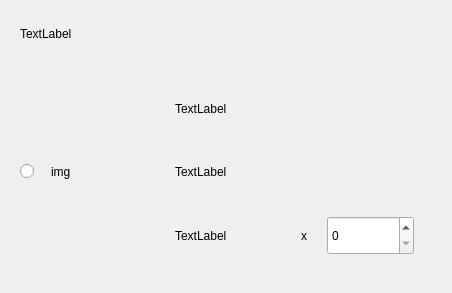
<?xml version="1.0" encoding="UTF-8"?>
<ui version="4.0">
 <class>ChartItem</class>
 <widget class="QWidget" name="ChartItem">
  <property name="geometry">
   <rect>
    <x>0</x>
    <y>0</y>
    <width>450</width>
    <height>289</height>
   </rect>
  </property>
  <property name="sizePolicy">
   <sizepolicy hsizetype="Fixed" vsizetype="Fixed">
    <horstretch>0</horstretch>
    <verstretch>0</verstretch>
   </sizepolicy>
  </property>
  <property name="windowTitle">
   <string>Form</string>
  </property>
  <layout class="QVBoxLayout" name="verticalLayout_2">
   <item>
    <widget class="QWidget" name="widget" native="true">
     <property name="sizePolicy">
      <sizepolicy hsizetype="Fixed" vsizetype="Fixed">
       <horstretch>0</horstretch>
       <verstretch>0</verstretch>
      </sizepolicy>
     </property>
     <property name="minimumSize">
      <size>
       <width>430</width>
       <height>45</height>
      </size>
     </property>
     <property name="maximumSize">
      <size>
       <width>430</width>
       <height>45</height>
      </size>
     </property>
     <layout class="QVBoxLayout" name="verticalLayout_5">
      <item>
       <widget class="QLabel" name="label_seller">
        <property name="text">
         <string>TextLabel</string>
        </property>
       </widget>
      </item>
     </layout>
    </widget>
   </item>
   <item>
    <widget class="QWidget" name="widget_2" native="true">
     <property name="sizePolicy">
      <sizepolicy hsizetype="Fixed" vsizetype="Fixed">
       <horstretch>0</horstretch>
       <verstretch>0</verstretch>
      </sizepolicy>
     </property>
     <property name="minimumSize">
      <size>
       <width>430</width>
       <height>220</height>
      </size>
     </property>
     <property name="maximumSize">
      <size>
       <width>430</width>
       <height>220</height>
      </size>
     </property>
     <layout class="QHBoxLayout" name="horizontalLayout_2">
      <item>
       <widget class="QRadioButton" name="radioButton">
        <property name="maximumSize">
         <size>
          <width>25</width>
          <height>16777215</height>
         </size>
        </property>
        <property name="text">
         <string/>
        </property>
       </widget>
      </item>
      <item>
       <widget class="QLabel" name="label_img">
        <property name="sizePolicy">
         <sizepolicy hsizetype="Fixed" vsizetype="Fixed">
          <horstretch>0</horstretch>
          <verstretch>0</verstretch>
         </sizepolicy>
        </property>
        <property name="minimumSize">
         <size>
          <width>100</width>
          <height>130</height>
         </size>
        </property>
        <property name="maximumSize">
         <size>
          <width>100</width>
          <height>130</height>
         </size>
        </property>
        <property name="text">
         <string>img</string>
        </property>
       </widget>
      </item>
      <item>
       <widget class="QWidget" name="widget_3" native="true">
        <property name="maximumSize">
         <size>
          <width>16777215</width>
          <height>16777215</height>
         </size>
        </property>
        <layout class="QVBoxLayout" name="verticalLayout">
         <item>
          <widget class="QWidget" name="widget_6" native="true">
           <layout class="QVBoxLayout" name="verticalLayout_4">
            <item>
             <widget class="QLabel" name="label_name">
              <property name="text">
               <string>TextLabel</string>
              </property>
             </widget>
            </item>
           </layout>
          </widget>
         </item>
         <item>
          <widget class="QWidget" name="widget_5" native="true">
           <layout class="QVBoxLayout" name="verticalLayout_3">
            <item>
             <widget class="QLabel" name="label_size">
              <property name="text">
               <string>TextLabel</string>
              </property>
             </widget>
            </item>
           </layout>
          </widget>
         </item>
         <item>
          <widget class="QWidget" name="widget_4" native="true">
           <layout class="QHBoxLayout" name="horizontalLayout_3">
            <item>
             <widget class="QLabel" name="label_price">
              <property name="minimumSize">
               <size>
                <width>120</width>
                <height>0</height>
               </size>
              </property>
              <property name="text">
               <string>TextLabel</string>
              </property>
             </widget>
            </item>
            <item>
             <widget class="QLabel" name="label">
              <property name="maximumSize">
               <size>
                <width>20</width>
                <height>16777215</height>
               </size>
              </property>
              <property name="text">
               <string>x</string>
              </property>
             </widget>
            </item>
            <item>
             <widget class="QSpinBox" name="spinBox">
              <property name="sizePolicy">
               <sizepolicy hsizetype="Preferred" vsizetype="Preferred">
                <horstretch>0</horstretch>
                <verstretch>0</verstretch>
               </sizepolicy>
              </property>
              <property name="buttonSymbols">
               <enum>QAbstractSpinBox::UpDownArrows</enum>
              </property>
             </widget>
            </item>
           </layout>
          </widget>
         </item>
        </layout>
       </widget>
      </item>
     </layout>
    </widget>
   </item>
  </layout>
 </widget>
 <resources/>
 <connections/>
</ui>
